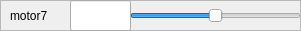
       <widget class="QFrame" name="frame_20">
        <property name="geometry">
         <rect>
          <x>0</x>
          <y>450</y>
          <width>301</width>
          <height>31</height>
         </rect>
        </property>
        <property name="frameShape">
         <enum>QFrame::StyledPanel</enum>
        </property>
        <property name="frameShadow">
         <enum>QFrame::Raised</enum>
        </property>
        <widget class="QSlider" name="motor7">
         <property name="geometry">
          <rect>
           <x>130</x>
           <y>0</y>
           <width>171</width>
           <height>31</height>
          </rect>
         </property>
         <property name="minimum">
          <number>-50</number>
         </property>
         <property name="maximum">
          <number>50</number>
         </property>
         <property name="orientation">
          <enum>Qt::Horizontal</enum>
         </property>
        </widget>
        <widget class="QLabel" name="label_19">
         <property name="geometry">
          <rect>
           <x>10</x>
           <y>0</y>
           <width>91</width>
           <height>31</height>
          </rect>
         </property>
         <property name="text">
          <string>motor7</string>
         </property>
        </widget>
        <widget class="QFrame" name="frame_21">
         <property name="geometry">
          <rect>
           <x>40</x>
           <y>30</y>
           <width>301</width>
           <height>31</height>
          </rect>
         </property>
         <property name="frameShape">
          <enum>QFrame::StyledPanel</enum>
         </property>
         <property name="frameShadow">
          <enum>QFrame::Raised</enum>
         </property>
         <widget class="QSlider" name="horizontalSlider_14">
          <property name="geometry">
           <rect>
            <x>70</x>
            <y>0</y>
            <width>231</width>
            <height>31</height>
           </rect>
          </property>
          <property name="orientation">
           <enum>Qt::Horizontal</enum>
          </property>
         </widget>
         <widget class="QLabel" name="label_20">
          <property name="geometry">
           <rect>
            <x>10</x>
            <y>0</y>
            <width>91</width>
            <height>31</height>
           </rect>
          </property>
          <property name="text">
           <string>motor0</string>
          </property>
         </widget>
        </widget>
        <widget class="QLineEdit" name="setPoint_motor7">
         <property name="geometry">
          <rect>
           <x>70</x>
           <y>0</y>
           <width>61</width>
           <height>31</height>
          </rect>
         </property>
         <property name="readOnly">
          <bool>true</bool>
         </property>
        </widget>
       </widget>
